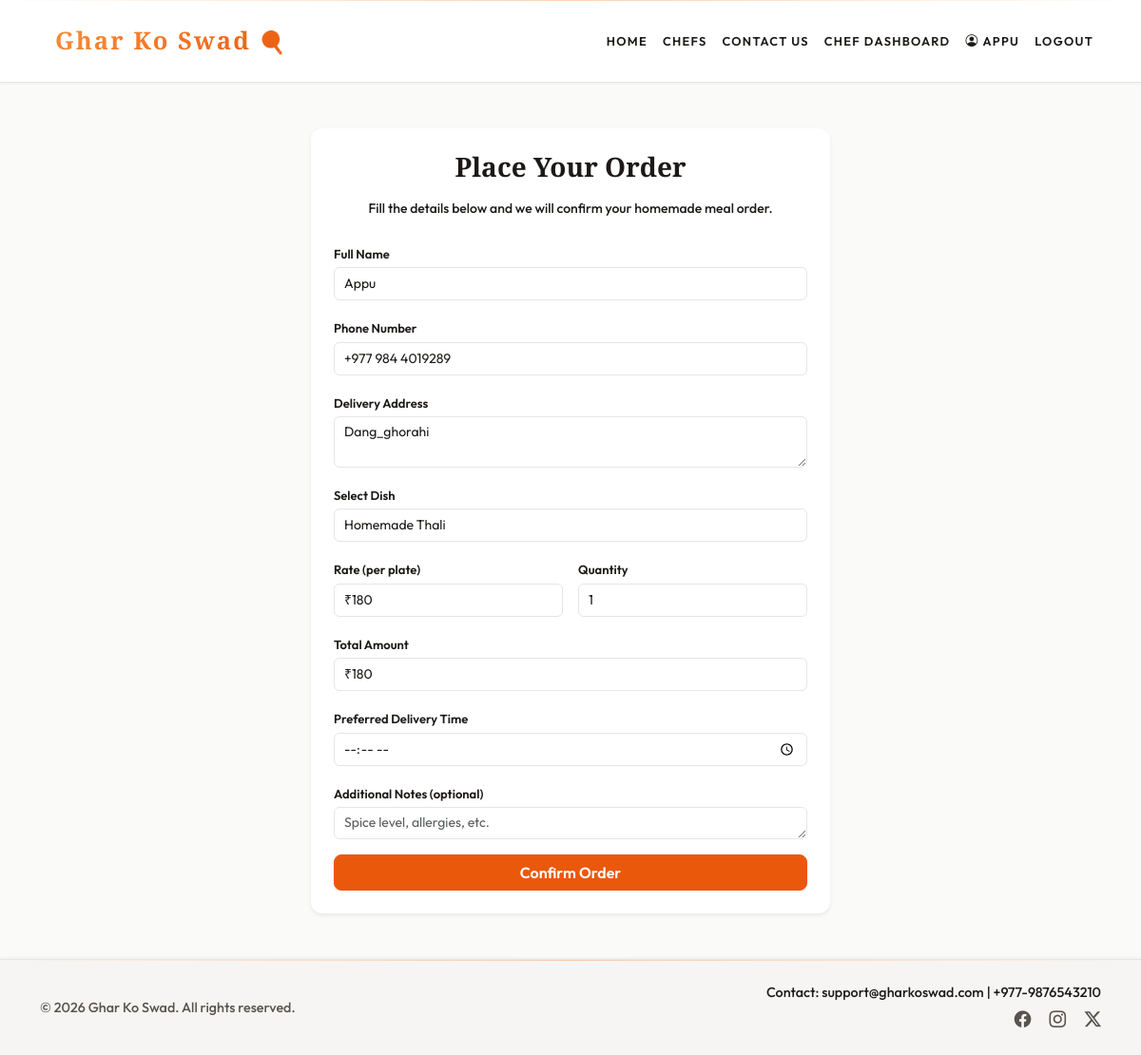
The page /order/?item=7 (signed in) on the database as committed earlier.
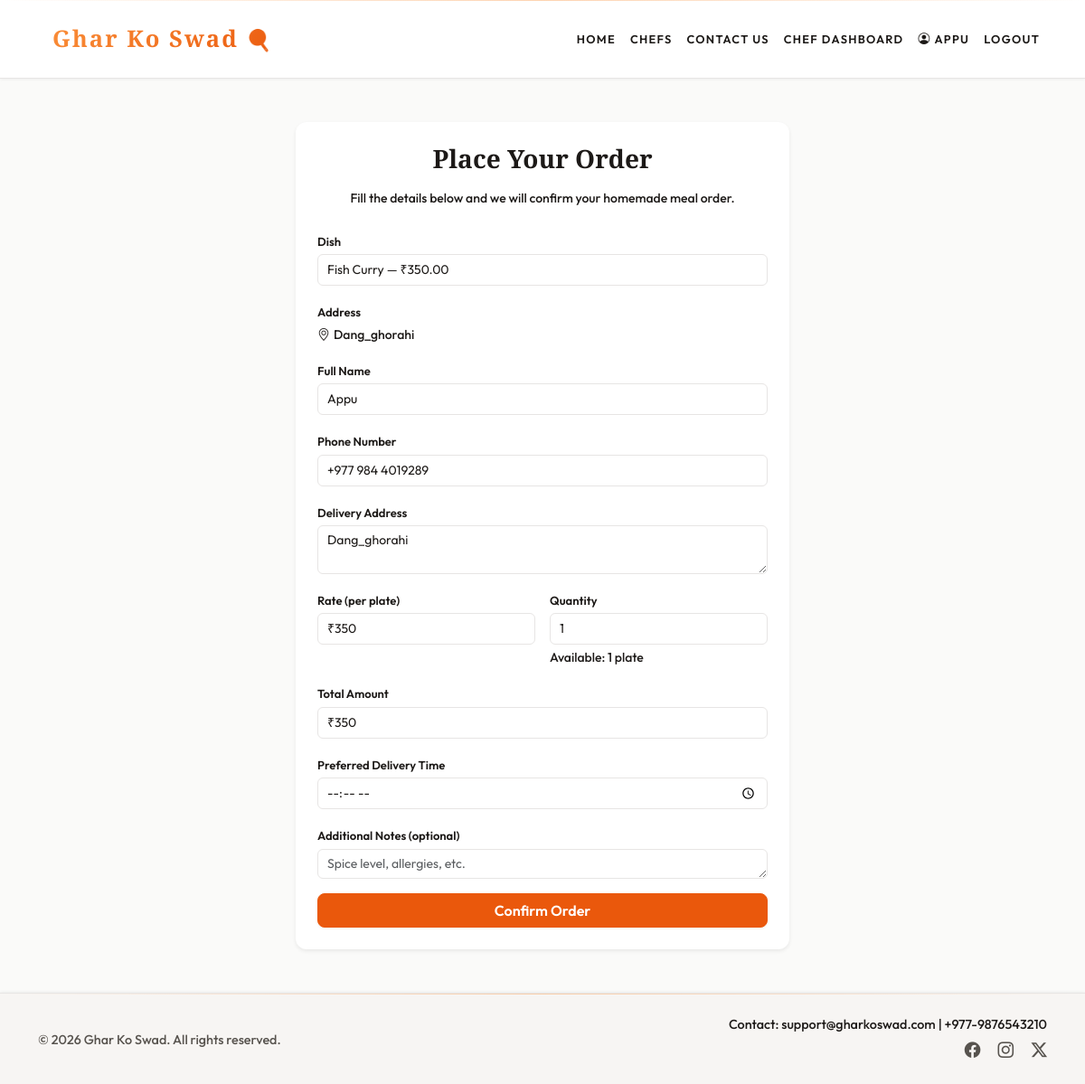
The same page on the database as committed later.
### core/models.py (models this page shows, shortened)
class FoodItem(models.Model):
    CATEGORY_CHOICES = [
        ('rice', 'Rice'),
        ('veg', 'Veg'),
        ('non_veg', 'Non-veg'),
        ('sweets_mithai', 'Sweets (Mithai)'),
        ('breads', 'Breads'),
        ('sweets_desserts', 'Sweets & Desserts'),
        ('pickles_sides', 'Pickles & Side Dishes'),
        ('curries', 'Curries'),
        ('soups', 'Soups'),
        ('snacks', 'Snacks'),
        ('nepali', 'Nepali'),
        ('indian', 'Indian'),
        ('other', 'Other (add your own)'),
    ]
    AVAILABILITY_CHOICES = [
        ('daily', 'Daily'),
        ('weekdays', 'Weekdays Only'),
        ('weekends', 'Weekends Only'),
        ('custom', 'Custom'),
    ]
    chef = models.ForeignKey(settings.AUTH_USER_MODEL, on_delete=models.CASCADE, related_name='food_items')
    name = models.CharField(max_length=200)
    category = models.CharField(max_length=30, choices=CATEGORY_CHOICES, default='other')
    category_custom = models.CharField(max_length=100, blank=True, help_text='When category is Other, your own category name')
    price = models.DecimalField(max_digits=10, decimal_places=2)
    description = models.TextField(blank=True)
    image = models.ImageField(upload_to='food/%Y/%m/', blank=True, null=True)
    image_url = models.URLField(blank=True, max_length=500)
    servings_available = models.PositiveIntegerField(default=10)
    availability = models.CharField(max_length=20, choices=AVAILABILITY_CHOICES, default='daily')
    is_vegetarian = models.BooleanField(default=True)
    is_spicy = models.BooleanField(default=False)
    created_at = models.DateTimeField(auto_now_add=True)
    class Meta:
        ordering = ['-created_at']

class CustomUser(AbstractUser):
    USER_TYPE_CHOICES = (
        ('customer', 'Customer'),
        ('chef', 'Chef'),
    )
    username = None
    email = models.EmailField(unique=True)
    phone = models.CharField(max_length=15, blank=True)
    address = models.TextField(blank=True)
    user_type = models.CharField(max_length=10, choices=USER_TYPE_CHOICES, default='customer')
    speciality = models.CharField(max_length=200, blank=True, null=True)
    USERNAME_FIELD = 'email'
    REQUIRED_FIELDS = []
    objects = CustomUserManager()

### core/views.py (the view, shortened to what this page needs)
# urls.py: path('order/', views.order, name='order'),
def order(request):
    if not getattr(request.user, 'is_active', True):
        auth_logout(request)
        messages.error(request, 'Your account has been disabled. Please contact support.')
        return redirect('core:login')
    food_item = None
    item_id = request.GET.get('item') or (request.POST.get('food_item_id') if request.method == 'POST' else None)
    if item_id:
        try:
            food_item = FoodItem.objects.select_related('chef').get(id=int(item_id))
        except (ValueError, FoodItem.DoesNotExist):
            food_item = None
    order_name = ''
    order_phone = ''
    order_address = ''
    if request.user.is_authenticated:
        user = request.user
        order_name = (user.get_full_name() or user.first_name or user.email or '').strip()
        order_phone = getattr(user, 'phone', '') or ''
        order_address = getattr(user, 'address', '') or ''
    order_quantity = 1
    if food_item:
        available = max(0, food_item.servings_available or 0)
        if available <= 0:
            messages.error(request, 'This item is sold out and can no longer be ordered.')
            return redirect('core:index')
    return render(request, 'core/order.html', {
        'food_item': food_item,
        'order_name': order_name,
        'order_phone': order_phone,
        'order_address': order_address,
        'order_quantity': order_quantity,
    })

### core/context_processors.py (called while the page is built)
def user_profile(request):
    class ProfileRole:
        def __init__(self, role):
            self.role = role
    role = getattr(request.user, 'user_type', None) if request.user.is_authenticated else None
    return {'user_profile': ProfileRole(role) if role else None}

### templates/core/order.html (shortened to what the changed rows need)
{% extends 'base.html' %}
{% load static %}
{% block content %}
<section class="py-5">
    <div class="container">
        <div class="row justify-content-center">
            <div class="col-lg-6">
                <div class="card shadow-sm border-0">
                    <div class="card-body p-4">
                        <h1 class="h3 fw-bold mb-3 text-center">Place Your Order</h1>
                        <form method="post" action="{% url 'core:order' %}{% if food_item %}?item={{ food_item.id }}{% endif %}" id="orderForm">
                            {% if food_item %}
                            <div class="mb-3">
                                <label class="form-label">Dish</label>
                                <input type="text" class="form-control" value="{{ food_item.name }} — ₹{{ food_item.price }}" readonly>
                            </div>
                            {% if food_item.chef.address %}
                            <div class="mb-3">
                                <label class="form-label">Address</label>
                                <p class="text-muted small mb-0"><i class="bi bi-geo-alt me-1"></i>{{ food_item.chef.address }}</p>
                            </div>
                            {% endif %}
                            {% endif %}
                            {% if not food_item %}
                            <div class="mb-3">
                                <label class="form-label">Select Dish</label>
                                <select class="form-select" name="dish" id="orderDish">
                                    <option value="thali" selected>Homemade Thali</option>
                                </select>
                            </div>
                            {% endif %}
                            <div class="row g-3 mb-3">
                                <div class="col-6">
                                    <label class="form-label">Rate (per plate)</label>
                                    <input type="text" class="form-control" id="orderRate" value="{% if food_item %}₹{{ food_item.price }}{% else %}₹180{% endif %}" readonly>
                                </div>
                                <div class="col-6">
                                    <label class="form-label">Quantity</label>
                                    <input
                                        type="number"
                                        class="form-control"
                                        name="quantity"
                                        id="orderQty"
                                        min="1"
                                        {% if food_item %}max="{{ food_item.servings_available }}"{% endif %}
                                        value="{{ order_quantity|default:1 }}"
                                    >
                                    {% if food_item %}
                                    <small class="text-muted small d-block mt-1">
                                        Available: {{ food_item.servings_available }} plate{{ food_item.servings_available|pluralize }}
                                    </small>
                                    {% endif %}
                                </div>
                            </div>
                            <div class="mb-3">
                                <label class="form-label">Total Amount</label>
                                <input type="text" class="form-control" id="orderTotal" value="{% if food_item %}₹{{ food_item.price }}{% else %}₹180{% endif %}" readonly>
                            </div>
                        </form>
                    </div>
                </div>
            </div>
        </div>
    </div>
</section>
{% endblock %}

Rows that differ between the two databases and show on the page:
added FoodItem: name "Fish Curry — ₹350.00", chef.address "Dang_ghorahi", price "₹350", quantity "1", servings_available "1"
Other text that changed with them:
form field dish: "Homemade Thali" → (not shown)
form field if: "₹180" → (not shown)
form field quantity: "1" → (not shown)
text no longer shown: "Select Dish"
text now shown: "Dish Address Available: plate"
